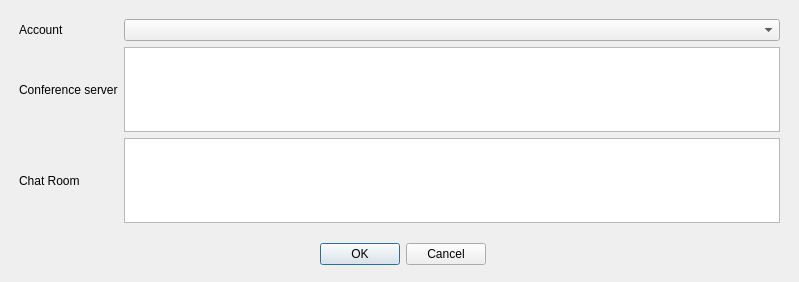
<?xml version="1.0" encoding="UTF-8"?>
<ui version="4.0">
 <class>Settings</class>
 <widget class="QDialog" name="Settings">
  <property name="geometry">
   <rect>
    <x>0</x>
    <y>0</y>
    <width>799</width>
    <height>282</height>
   </rect>
  </property>
  <property name="windowTitle">
   <string>Dialog</string>
  </property>
  <widget class="QDialogButtonBox" name="buttonBox">
   <property name="geometry">
    <rect>
     <x>310</x>
     <y>240</y>
     <width>176</width>
     <height>28</height>
    </rect>
   </property>
   <property name="orientation">
    <enum>Qt::Horizontal</enum>
   </property>
   <property name="standardButtons">
    <set>QDialogButtonBox::Cancel|QDialogButtonBox::Ok</set>
   </property>
  </widget>
  <widget class="QWidget" name="gridLayoutWidget">
   <property name="geometry">
    <rect>
     <x>19</x>
     <y>19</y>
     <width>761</width>
     <height>204</height>
    </rect>
   </property>
   <layout class="QGridLayout" name="gridLayout">
    <item row="1" column="0">
     <widget class="QLabel" name="label">
      <property name="text">
       <string>Conference server</string>
      </property>
     </widget>
    </item>
    <item row="0" column="1">
     <widget class="QComboBox" name="accountsBox"/>
    </item>
    <item row="0" column="0">
     <widget class="QLabel" name="label_3">
      <property name="text">
       <string>Account</string>
      </property>
     </widget>
    </item>
    <item row="2" column="0">
     <widget class="QLabel" name="label_2">
      <property name="text">
       <string>Chat Room</string>
      </property>
     </widget>
    </item>
    <item row="2" column="1">
     <widget class="QPlainTextEdit" name="chatRoomTextEdit"/>
    </item>
    <item row="1" column="1">
     <widget class="QPlainTextEdit" name="confServerTextEdit"/>
    </item>
   </layout>
  </widget>
 </widget>
 <resources/>
 <connections>
  <connection>
   <sender>buttonBox</sender>
   <signal>accepted()</signal>
   <receiver>Settings</receiver>
   <slot>accept()</slot>
   <hints>
    <hint type="sourcelabel">
     <x>248</x>
     <y>254</y>
    </hint>
    <hint type="destinationlabel">
     <x>157</x>
     <y>274</y>
    </hint>
   </hints>
  </connection>
  <connection>
   <sender>buttonBox</sender>
   <signal>rejected()</signal>
   <receiver>Settings</receiver>
   <slot>reject()</slot>
   <hints>
    <hint type="sourcelabel">
     <x>316</x>
     <y>260</y>
    </hint>
    <hint type="destinationlabel">
     <x>286</x>
     <y>274</y>
    </hint>
   </hints>
  </connection>
 </connections>
</ui>
